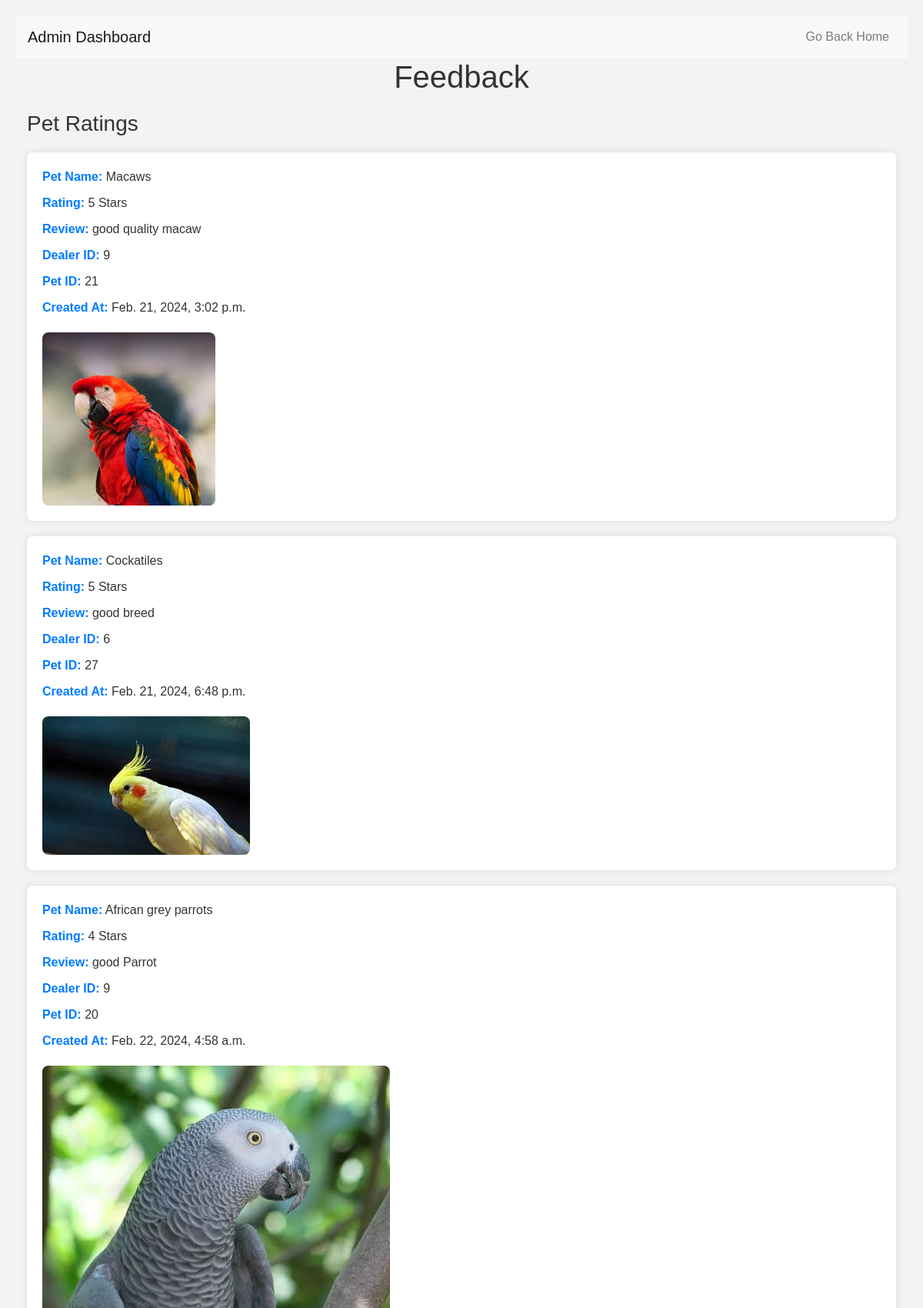
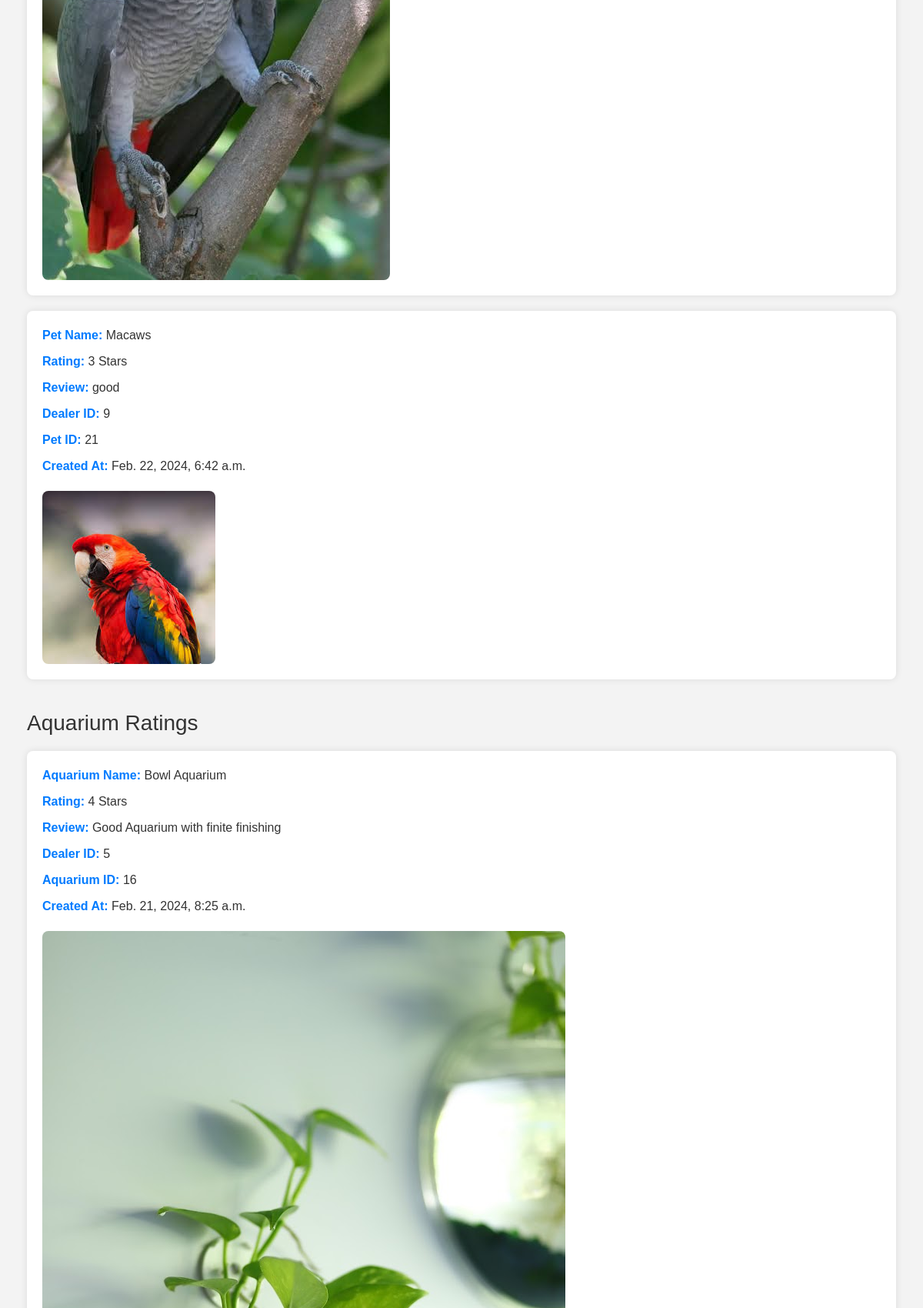
Page /Dealer_feedback/ (upper part) on the committed database (2 pictures, top to bottom).
### aapmapp/models.py (models this page shows, shortened)
class Review(models.Model):
    RATING_CHOICES = [
        (1, '1 Star'),
        (2, '2 Stars'),
        (3, '3 Stars'),
        (4, '4 Stars'),
        (5, '5 Stars'),
    ]
    dealer = models.ForeignKey(dealer, on_delete=models.CASCADE, related_name='reviews')
    pet = models.ForeignKey(Pet, on_delete=models.CASCADE, related_name='reviews')
    rating = models.IntegerField(choices=RATING_CHOICES,null=True)
    review_text = models.TextField(null=True)
    created_at = models.DateTimeField(auto_now_add=True)

class Pet(models.Model):
    dealer = models.ForeignKey(dealer, on_delete=models.CASCADE)  # Add this line to create the foreign key relationship
    CATEGORY_CHOICES = [
        ('dog', 'Dogs'),
        ('cat', 'Cats'),
        ('fish', 'Fish'),
        ('bird', 'Birds'),
    ]
    category = models.CharField(max_length=4, choices=CATEGORY_CHOICES)
    pet_breed = models.CharField(max_length=100, null=True)
    pet_age = models.CharField(max_length=10 ,null=True)
    pet_description = models.TextField(max_length=30, null=True)
    price = models.DecimalField(max_digits=10, decimal_places=2)
    quantity = models.PositiveIntegerField()
    location = models.CharField(max_length=100)
    image = models.ImageField(upload_to='pet_images/')

class dealer(AbstractUser):
    email = models.EmailField(unique=True)
    fullname = models.TextField(max_length=100, default="")
    role = models.TextField(max_length=100, default="")

class Review_Aquarium(models.Model):
    RATING_CHOICES_aqu = [
        (1, '1 Star'),
        (2, '2 Stars'),
        (3, '3 Stars'),
        (4, '4 Stars'),
        (5, '5 Stars'),
    ]
    dealer_aqu = models.ForeignKey(dealer, on_delete=models.CASCADE, related_name='aquarium_reviews')
    aquarium = models.ForeignKey(Aquarium, on_delete=models.CASCADE, related_name='reviews')
    rating_aqu = models.IntegerField(choices=RATING_CHOICES_aqu, null=True)
    review_text_aqu = models.TextField(null=True)
    created_at_aqu = models.DateTimeField(auto_now_add=True)

class Aquarium(models.Model):
    dealer = models.ForeignKey(dealer, on_delete=models.CASCADE)  # Add this line to create the foreign key relationship
    name = models.CharField(max_length=100)
    price = models.DecimalField(max_digits=10, decimal_places=2)
    quantity = models.PositiveIntegerField()
    location = models.CharField(max_length=100)
    description = models.TextField(max_length=30, null=True)
    image = models.ImageField(upload_to='aquarium_images/')

### aapmapp/views.py (the view)
# urls.py: path('Dealer_feedback/', views.Dealer_feedback, name='Dealer_feedback'),
def Dealer_feedback(request):
    pet_reviews = Review.objects.all()
    aquarium_reviews = Review_Aquarium.objects.all()
    return render(request, 'Dealer_feedback.html', {'pet_reviews': pet_reviews, 'aquarium_reviews': aquarium_reviews})

### aapmapp/templates/Dealer_feedback.html (shortened to what this page needs)
<!DOCTYPE html>
<html lang="en">
<head>
    <link rel="stylesheet" href="https://maxcdn.bootstrapcdn.com/bootstrap/4.5.2/css/bootstrap.min.css">
</head>
<body>
    <header>
        <nav class="navbar navbar-expand-lg navbar-light bg-light">
            <a class="navbar-brand" href="#">Admin Dashboard</a>
            <div class="collapse navbar-collapse" id="navbarNav">
                <ul class="navbar-nav ml-auto">
                    <li class="nav-item">
                        <a class="nav-link" href="{% url 'admin_dashboard' %}">Go Back Home</a>
                    </li>
                </ul>
            </div>
        </nav>
    </header>
    <div class="container">
        <h1>Feedback</h1>
        <div class="rating-section">
            <h3>Pet Ratings</h3>
            {% for review in pet_reviews %}
            <div class="rating-item">
                <p><strong>Pet Name:</strong> {{ review.pet.pet_breed }}</p>
                <p><strong>Rating:</strong> {{ review.get_rating_display }}</p>
                <p><strong>Review:</strong> {{ review.review_text }}</p>
                <p><strong>Dealer ID:</strong> {{ review.dealer.id }}</p>
                <p><strong>Pet ID:</strong> {{ review.pet.id }}</p>
                <p><strong>Created At:</strong> {{ review.created_at }}</p>
                <img src="{{ review.pet.image.url }}" alt="{{ review.pet.name }}">
            </div>
            {% endfor %}
        </div>
        <div class="rating-section">
            <h3>Aquarium Ratings</h3>
            {% for review in aquarium_reviews %}
            <div class="rating-item">
                <p><strong>Aquarium Name:</strong> {{ review.aquarium.name }}</p>
                <p><strong>Rating:</strong> {{ review.get_rating_aqu_display }}</p>
                <p><strong>Review:</strong> {{ review.review_text_aqu }}</p>
                <p><strong>Dealer ID:</strong> {{ review.dealer_aqu.id }}</p>
                <p><strong>Aquarium ID:</strong> {{ review.aquarium.id }}</p>
                <p><strong>Created At:</strong> {{ review.created_at_aqu }}</p>
                <img src="{{ review.aquarium.image.url }}" alt="{{ review.aquarium.name }}">
            </div>
            {% endfor %}
        </div>
    </div>
</body>
</html>

### aapmapp/templates/Dealer_feedback.html (style rules this page uses)
body { font-family: Arial, sans-serif; background-color: #f3f3f3; color: #333; margin: 0; padding: 20px; }
.container { max-width: 1200px; margin: 0 auto; }
.rating-section { margin-bottom: 40px; }
.rating-item { background-color: #fff; border-radius: 8px; box-shadow: 0 0 10px rgba(0, 0, 0, 0.1); padding: 20px; margin-bottom: 20px; }
.rating-item p { margin-bottom: 10px; }
.rating-item img { max-width: 100%; border-radius: 8px; margin-top: 10px; }
.rating-item strong { color: #007bff; }
h1 { margin-bottom: 20px; text-align: center; }
h3 { margin-bottom: 20px; }

### rows in the picture
Review: pet.pet_breed "Macaws", rating "5 Stars", review_text "good quality macaw", dealer.id "9", pet.id "21", created_at "Feb. 21, 2024, 3:02 p.m.", pet.image (picture)
Review: pet.pet_breed "Cockatiles", rating "5 Stars", review_text "good breed", dealer.id "6", pet.id "27", created_at "Feb. 21, 2024, 6:48 p.m.", pet.image (picture)
Review: pet.pet_breed "African grey parrots", rating "4 Stars", review_text "good Parrot", dealer.id "9", pet.id "20", created_at "Feb. 22, 2024, 4:58 a.m.", pet.image (picture)
Review: pet.pet_breed "Macaws", rating "3 Stars", review_text "good", dealer.id "9", pet.id "21", created_at "Feb. 22, 2024, 6:42 a.m.", pet.image (picture)
Review_Aquarium: aquarium.name "Bowl Aquarium", rating_aqu "4 Stars", review_text_aqu "Good Aquarium with finite finishing", dealer_aqu.id "5", aquarium.id "16", created_at_aqu "Feb. 21, 2024, 8:25 a.m.", aquarium.image (picture)
